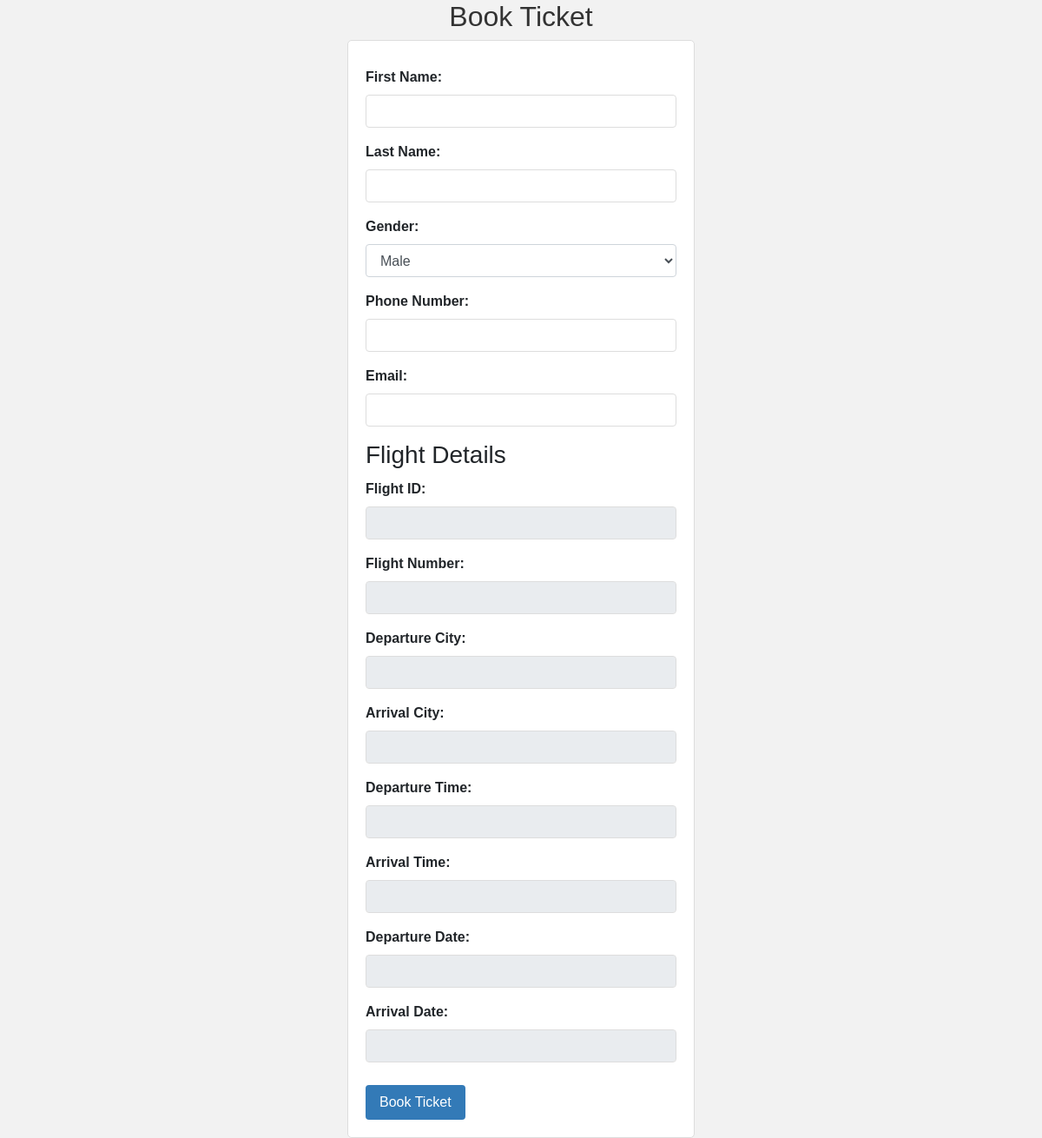
Page /user/bookticket/FN330 on the earlier database version.
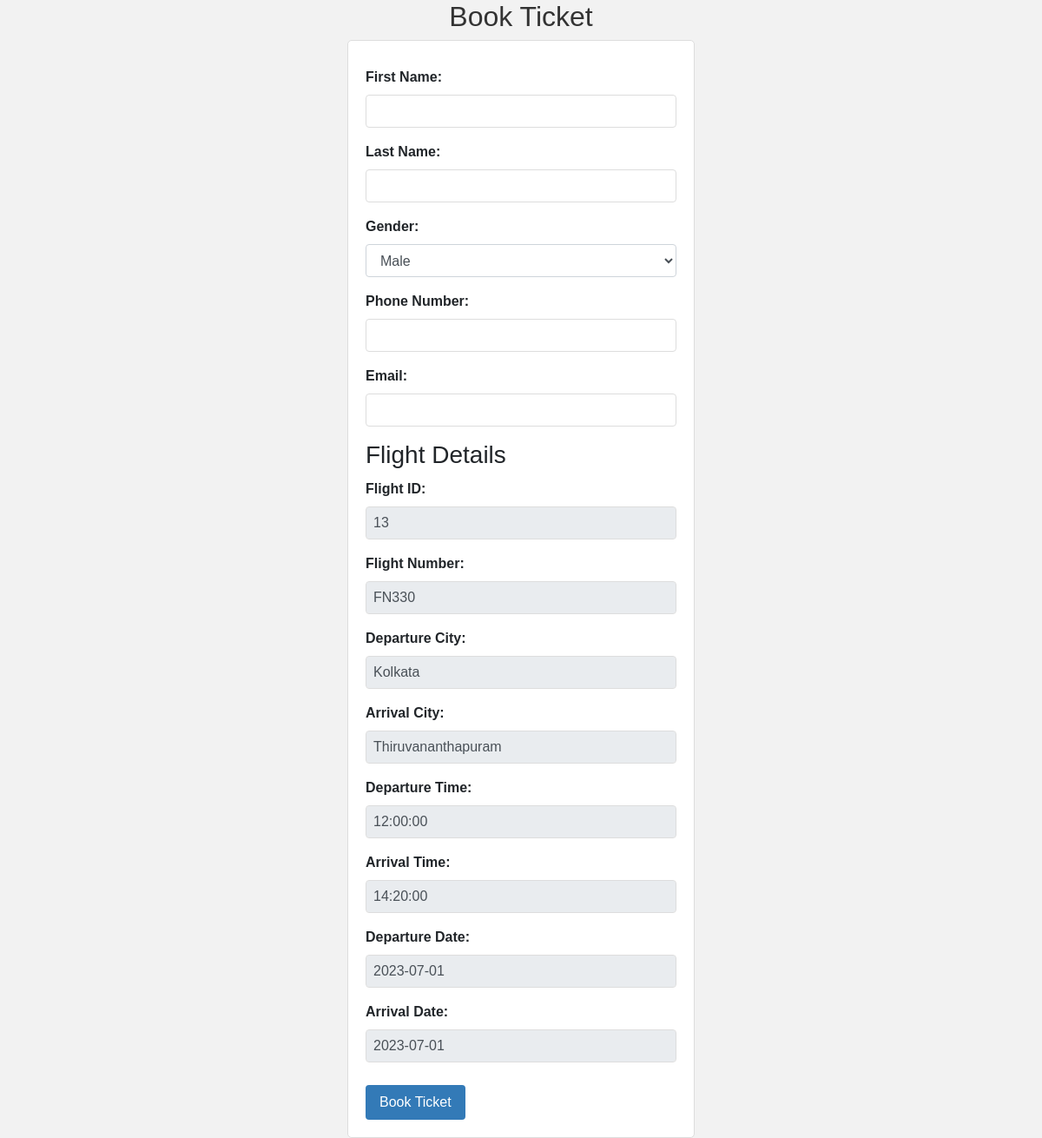
Same page on the later database version.
### tables this page shows
CREATE TABLE flights (
  flight_id INTEGER PRIMARY KEY AUTOINCREMENT,
  flight_number VARCHAR(10) NOT NULL,
  departure_city VARCHAR(50) NOT NULL,
  departure_date DATE NOT NULL,
  departure_time TIME NOT NULL,
  arrival_city VARCHAR(50) NOT NULL,
  arrival_date DATE NOT NULL,
  arrival_time TIME NOT NULL,
  available_seats INTEGER NOT NULL
);

### user.py (the view, shortened to what this page needs)
@user_routes.route('/user/bookticket/<flight_number>', methods=['GET', 'POST'])
def book_ticket(flight_number):
    conn = sqlite3.connect('flightreservationdb.db')
    cursor = conn.cursor()
    cursor.execute("SELECT * FROM flights WHERE flight_number = ?", (flight_number,))
    flight = cursor.fetchone()
    conn.close()
    return render_template('/user/bookticket.html', flight=flight)

### templates/user/bookticket.html (shortened to what this page needs)
<!DOCTYPE html>
<html lang="en">
<head>
    <link rel="stylesheet" href="https://stackpath.bootstrapcdn.com/bootstrap/4.5.0/css/bootstrap.min.css">
</head>
<body>
    <div class="container">
        <h2 class="text-center">Book Ticket</h2>
        <form action="/user/bookticket/{{ flight[1] }}" method="POST">
            <div class="form-group">
                <label for="first_name">First Name:</label>
                <input type="text" id="first_name" name="first_name" class="form-control" required>
            </div>
            <div class="form-group">
                <label for="last_name">Last Name:</label>
                <input type="text" id="last_name" name="last_name" class="form-control" required>
            </div>
            <div class="form-group">
                <label for="gender">Gender:</label>
                <select id="gender" name="gender" class="form-control" required>
                    <option value="male">Male</option>
                </select>
            </div>
            <div class="form-group">
                <label for="phone_number">Phone Number:</label>
                <input type="text" id="phone_number" name="phone_number" class="form-control" required>
            </div>
            <div class="form-group">
                <label for="email">Email:</label>
                <input type="email" id="email" name="email" class="form-control" required>
            </div>
            <h3>Flight Details</h3>
            <div class="form-group">
                <label for="flight_id">Flight ID:</label>
                <input type="text" id="flight_id" name="flight_id" value="{{ flight[0] }}" class="form-control" readonly>
            </div>
            <div class="form-group">
                <label for="flight_number">Flight Number:</label>
                <input type="text" id="flight_number" name="flight_number" value="{{ flight[1] }}" class="form-control" readonly>
            </div>
            <div class="form-group">
                <label for="departure_city">Departure City:</label>
                <input type="text" id="departure_city" name="departure_city" value="{{ flight[2] }}" class="form-control" readonly>
            </div>
            <div class="form-group">
                <label for="arrival_city">Arrival City:</label>
                <input type="text" id="arrival_city" name="arrival_city" value="{{ flight[5] }}" class="form-control" readonly>
            </div>
            <div class="form-group">
                <label for="departure_time">Departure Time:</label>
                <input type="text" id="departure_time" name="departure_time" value="{{ flight[4] }}" class="form-control" readonly>
            </div>
            <div class="form-group">
                <label for="arrival_time">Arrival Time:</label>
                <input type="text" id="arrival_time" name="arrival_time" value="{{ flight[7] }}" class="form-control" readonly>
            </div>
            <div class="form-group">
                <label for="departure_date">Departure Date:</label>
                <input type="text" id="departure_date" name="departure_date" value="{{ flight[3] }}" class="form-control" readonly>
            </div>
            <div class="form-group">
                <label for="arrival_date">Arrival Date:</label>
                <input type="text" id="arrival_date" name="arrival_date" value="{{ flight[6] }}" class="form-control" readonly>
            </div>
            <input type="submit" value="Book Ticket" class="btn btn-primary">
        </form>
    </div>
</body>
</html>

Differences in the rows shown:
added flights: flight_id "13", flight_number "FN330", departure_city "Kolkata", arrival_city "Thiruvananthapuram", departure_time "12:00:00", arrival_time "14:20:00", departure_date "2023-07-01", arrival_date "2023-07-01"
